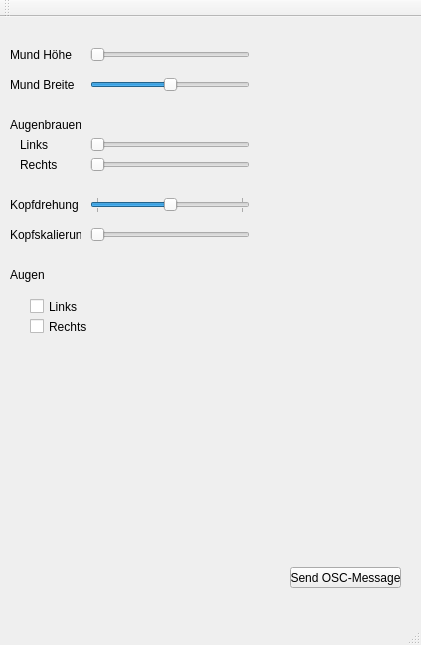
<?xml version="1.0" encoding="UTF-8"?>
<ui version="4.0">
 <class>MainWindow</class>
 <widget class="QMainWindow" name="MainWindow">
  <property name="geometry">
   <rect>
    <x>0</x>
    <y>0</y>
    <width>421</width>
    <height>645</height>
   </rect>
  </property>
  <property name="windowTitle">
   <string>MainWindow</string>
  </property>
  <widget class="QWidget" name="centralWidget">
   <widget class="QPushButton" name="SendOSCMessage_Button">
    <property name="geometry">
     <rect>
      <x>290</x>
      <y>550</y>
      <width>111</width>
      <height>21</height>
     </rect>
    </property>
    <property name="text">
     <string>Send OSC-Message</string>
    </property>
   </widget>
   <widget class="QSlider" name="MundH_Slider">
    <property name="geometry">
     <rect>
      <x>90</x>
      <y>30</y>
      <width>160</width>
      <height>16</height>
     </rect>
    </property>
    <property name="orientation">
     <enum>Qt::Horizontal</enum>
    </property>
   </widget>
   <widget class="QSlider" name="MundB_Slider">
    <property name="geometry">
     <rect>
      <x>90</x>
      <y>60</y>
      <width>160</width>
      <height>16</height>
     </rect>
    </property>
    <property name="minimum">
     <number>-700</number>
    </property>
    <property name="maximum">
     <number>700</number>
    </property>
    <property name="orientation">
     <enum>Qt::Horizontal</enum>
    </property>
   </widget>
   <widget class="QSlider" name="AugenbraueL_Slider">
    <property name="geometry">
     <rect>
      <x>90</x>
      <y>120</y>
      <width>160</width>
      <height>16</height>
     </rect>
    </property>
    <property name="orientation">
     <enum>Qt::Horizontal</enum>
    </property>
   </widget>
   <widget class="QSlider" name="AugenbraueR_Slider">
    <property name="geometry">
     <rect>
      <x>90</x>
      <y>140</y>
      <width>160</width>
      <height>16</height>
     </rect>
    </property>
    <property name="orientation">
     <enum>Qt::Horizontal</enum>
    </property>
   </widget>
   <widget class="QSlider" name="Kopfdrehung_Slider">
    <property name="geometry">
     <rect>
      <x>90</x>
      <y>180</y>
      <width>160</width>
      <height>16</height>
     </rect>
    </property>
    <property name="value">
     <number>50</number>
    </property>
    <property name="orientation">
     <enum>Qt::Horizontal</enum>
    </property>
    <property name="tickPosition">
     <enum>QSlider::TicksBothSides</enum>
    </property>
    <property name="tickInterval">
     <number>50</number>
    </property>
   </widget>
   <widget class="QLabel" name="label">
    <property name="geometry">
     <rect>
      <x>10</x>
      <y>30</y>
      <width>71</width>
      <height>16</height>
     </rect>
    </property>
    <property name="text">
     <string>Mund Höhe</string>
    </property>
   </widget>
   <widget class="QLabel" name="label_2">
    <property name="geometry">
     <rect>
      <x>10</x>
      <y>60</y>
      <width>71</width>
      <height>16</height>
     </rect>
    </property>
    <property name="text">
     <string>Mund Breite</string>
    </property>
   </widget>
   <widget class="QLabel" name="label_3">
    <property name="geometry">
     <rect>
      <x>10</x>
      <y>100</y>
      <width>71</width>
      <height>16</height>
     </rect>
    </property>
    <property name="text">
     <string>Augenbrauen</string>
    </property>
   </widget>
   <widget class="QLabel" name="label_4">
    <property name="geometry">
     <rect>
      <x>20</x>
      <y>140</y>
      <width>71</width>
      <height>16</height>
     </rect>
    </property>
    <property name="text">
     <string>Rechts</string>
    </property>
   </widget>
   <widget class="QLabel" name="label_5">
    <property name="geometry">
     <rect>
      <x>20</x>
      <y>120</y>
      <width>71</width>
      <height>16</height>
     </rect>
    </property>
    <property name="text">
     <string>Links</string>
    </property>
   </widget>
   <widget class="QLabel" name="label_6">
    <property name="geometry">
     <rect>
      <x>10</x>
      <y>180</y>
      <width>71</width>
      <height>16</height>
     </rect>
    </property>
    <property name="text">
     <string>Kopfdrehung</string>
    </property>
   </widget>
   <widget class="QSlider" name="Kopsskalierung_Slider">
    <property name="geometry">
     <rect>
      <x>90</x>
      <y>210</y>
      <width>160</width>
      <height>16</height>
     </rect>
    </property>
    <property name="orientation">
     <enum>Qt::Horizontal</enum>
    </property>
   </widget>
   <widget class="QLabel" name="label_7">
    <property name="geometry">
     <rect>
      <x>10</x>
      <y>210</y>
      <width>71</width>
      <height>16</height>
     </rect>
    </property>
    <property name="text">
     <string>Kopfskalierung</string>
    </property>
   </widget>
   <widget class="QLabel" name="label_8">
    <property name="geometry">
     <rect>
      <x>10</x>
      <y>250</y>
      <width>71</width>
      <height>16</height>
     </rect>
    </property>
    <property name="text">
     <string>Augen</string>
    </property>
   </widget>
   <widget class="QCheckBox" name="AugeL_checkBox">
    <property name="geometry">
     <rect>
      <x>30</x>
      <y>280</y>
      <width>72</width>
      <height>19</height>
     </rect>
    </property>
    <property name="text">
     <string>Links</string>
    </property>
   </widget>
   <widget class="QCheckBox" name="AugeR_checkBox">
    <property name="geometry">
     <rect>
      <x>30</x>
      <y>300</y>
      <width>72</width>
      <height>19</height>
     </rect>
    </property>
    <property name="text">
     <string>Rechts</string>
    </property>
   </widget>
  </widget>
  <widget class="QMenuBar" name="menuBar">
   <property name="geometry">
    <rect>
     <x>0</x>
     <y>0</y>
     <width>421</width>
     <height>20</height>
    </rect>
   </property>
  </widget>
  <widget class="QToolBar" name="mainToolBar">
   <attribute name="toolBarArea">
    <enum>TopToolBarArea</enum>
   </attribute>
   <attribute name="toolBarBreak">
    <bool>false</bool>
   </attribute>
  </widget>
  <widget class="QStatusBar" name="statusBar"/>
 </widget>
 <layoutdefault spacing="6" margin="11"/>
 <resources/>
 <connections/>
</ui>
